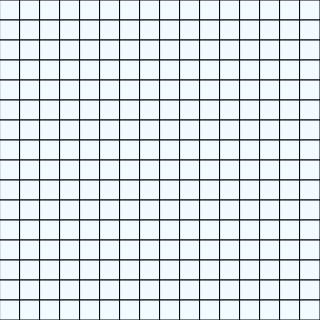
Frame 1 (no input)
Frame 60 (no input): identical to frame 1, image omitted
Frame 120 (the mouse pressed at the canvas centre since frame 60): identical to frame 1, image omitted

The p5.js sketch that drew this single still picture (run headless with seeded random() and noise() and a simulated clock; from frame 60 on, the mouse is pressed at the canvas centre):

// p5.js sketch
// ── sketch.js
let cellW = 20;
let canvasW = cellW*16;
let canvasH = cellW*16;
let cells = [];
let bombs = [];
let maxBombs = 40;

const State = {
    Unopened: "Unopened",
    Opened: "Opened",
    Flagged: "Flagged"
}

function setup() {
    createCanvas(canvasW, canvasH);
    createCells(16, 16);
}

function draw() {
    background(255, 232, 253);

    for(let row of cells) {
        for(let cell of row) {
            cell.show();
        }
    }
}

function createCells(rows, cols) {
    generateBombs(maxBombs, rows*cols);

    let totalIterations = 0;

    for(let y = 0; y < rows; y++) {
        let row = [];

        for(let x = 0; x < cols; x++) {
            let hasBomb;
            if(bombs.includes(totalIterations)) {
                hasBomb = true;
            } else {
                hasBomb = false;
            }
            row.push(new Cell(createVector(x * cellW, y * cellW), cellW, hasBomb));
            console.log(`on iteration ${totalIterations} hasBomb is ${hasBomb}`);
            totalIterations++;
        }

        cells.push(row);
    }

    getContents();
    console.log(cells);
    console.log(cells.length);
}

function generateBombs(numOfBombs, range) {
    for(let i = 0; i < numOfBombs; i++) {
        while(true) {
            let bombIndex = round(random(0, range));
            
            if(bombs.includes(bombIndex)) {
                continue;
            } else {
                bombs.push(bombIndex);
                break;
            }

            break;
        }
    }

    console.log(bombs);
    console.log(bombs.length);
}

function getContents() {
    for(let row = 0; row < cells.length; row++) {
        for(let col = 0; col < cells[row].length; col++) {
            if(!cells[row][col].hasBomb) {
                let counter = 0;

                for(let rowOff = -1; rowOff <= 1; rowOff++) {
                    for(let colOff = -1; colOff <= 1; colOff++) {
                        let i = row + rowOff;
                        let j = col + colOff;
                        if(i > -1 && i < 16 && j > -1 && j < 16) {
                            let adjacentCell = cells[row + rowOff][col + colOff];
                            if(adjacentCell.hasBomb) {
                                counter++;
                            }        
                        }
                    }
                }
                
                cells[row][col].content = counter;
                console.log(cells[row][col].content = counter);
            }
        }
    } 
}

function mousePressed() {
    for(let row of cells) {
        for(let cell of row) {
            if(cell.checkPress(mouseX, mouseY)) {
                cell.reveal();
            }
        }
    }
}
// ── Cell.js
class Cell {
    constructor(pos, width, hasBomb) {
        this.content;
        this.pos = pos;
        this.width = width;
        this.hasBomb = hasBomb;
        this.state = State.Unopened;
    }

    show() {
        switch(this.state) {
            case State.Unopened:
                fill(242, 251, 255);
                break;
            case State.Opened:
                if(this.hasBomb) {
                    fill(230, 0, 0)
                } else {
                    fill(158, 255, 219);
                }
                break;
            case State.Flagged:
                fill(181, 255, 179);
                break;
        }
        rect(this.pos.x, this.pos.y, this.width);
        if(this.state === State.Opened && !this.hasBomb) {
            fill(0);
            text(this.content, this.pos.x + 6, this.pos.y + 15);
        }

    }

    checkPress(x, y) {
        return (x > this.pos.x && x < this.pos.x + cellW && y > this.pos.y && y < this.pos.y + cellW);
    }

    reveal() {
        this.state = State.Opened;
    }

    flag() {
        this.state = State.Flagged;
    }
}
// ── main.html
<!DOCTYPE html>
<html lang="en">
<head>
    <meta charset="UTF-8">
    <meta http-equiv="X-UA-Compatible" content="IE=edge">
    <meta name="viewport" content="width=device-width, initial-scale=1.0">
    <title>Minesweeper</title>
</head>
<body>
    
    <script src="https://cdn.jsdelivr.net/npm/p5@1.4.1/lib/p5.js"></script>
    <script src="Cell.js"></script>
    <script src="sketch.js"></script>
</body>
</html>
